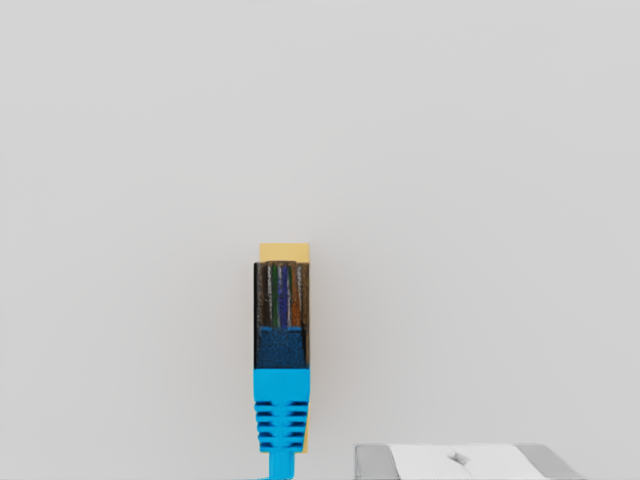
#> input picture esha/ethernet_cable_pick_up/camera_output/yoloe_ref_left_0020.png, 640 x 480 px
$ python label_reference_box.py ../camera_output/yoloe_ref_left_0020.png
#> lines starting #> are read from the running program, lines starting #| are printed output that depends on the picture
#!/usr/bin/env python3
"""Click-and-drag bounding box labeler for building the YOLOE reference
prompt. Run against one or more saved yoloe_ref_*.png images; drag a box
around the connector head in each, and the pixel XYXY coordinates print
to the console when you release the mouse. Close the window to move to
the next image.

Usage:
    python label_reference_box.py camera_output/yoloe_ref_left_0000.png camera_output/yoloe_ref_left_0020.png ...
"""

import sys

import matplotlib.pyplot as plt
import numpy as np
from matplotlib.widgets import RectangleSelector
from PIL import Image


def label_image(image_path: str) -> tuple[float, float, float, float] | None:
#> called with image_path = '../camera_output/yoloe_ref_left_0020.png'
    image = np.asarray(Image.open(image_path).convert("RGB"))
#> image is the input picture: shape (480, 640, 3); mean R, G, B 201.6, 203.5, 203.9
    box: list[float] = []

    fig, ax = plt.subplots()
    ax.imshow(image)
    ax.set_title(f"{image_path}\nDrag a box around the head, then close this window")

    def on_select(eclick, erelease) -> None:
        x1, y1 = eclick.xdata, eclick.ydata
        x2, y2 = erelease.xdata, erelease.ydata
        x1, x2 = sorted((x1, x2))
        y1, y2 = sorted((y1, y2))
        box[:] = [x1, y1, x2, y2]
        print(f"  box (xyxy): ({x1:.1f}, {y1:.1f}, {x2:.1f}, {y2:.1f})")

    selector = RectangleSelector(
        ax,
        on_select,
        useblit=True,
        button=[1],
        minspanx=3,
        minspany=3,
        spancoords="pixels",
        interactive=True,
    )
    plt.show()
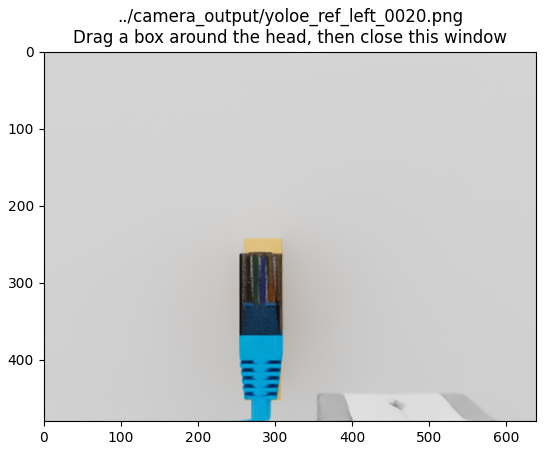
#> figure drawn by matplotlib, 1 panel

    return tuple(box) if box else None


def main() -> None:
    if len(sys.argv) < 2:
        print("Usage: python label_reference_box.py <image1.png> [image2.png ...]")
        sys.exit(1)

    results: dict[str, tuple[float, float, float, float]] = {}
    for path in sys.argv[1:]:
        print(f"\n{path}")
        box = label_image(path)
        if box is None:
            print("  (no box drawn, skipped)")
            continue
        results[path] = box

    print("\n--- reference_boxes_xyxy candidates ---")
    for path, box in results.items():
        print(f"# {path}")
        print(f"({box[0]:.2f}, {box[1]:.2f}, {box[2]:.2f}, {box[3]:.2f}),")


if __name__ == "__main__":
    main()

$ run again, with esha/ethernet_cable_pick_up/camera_output/yoloe_ref_left_0010.png copied over esha/ethernet_cable_pick_up/camera_output/yoloe_ref_left_0020.png
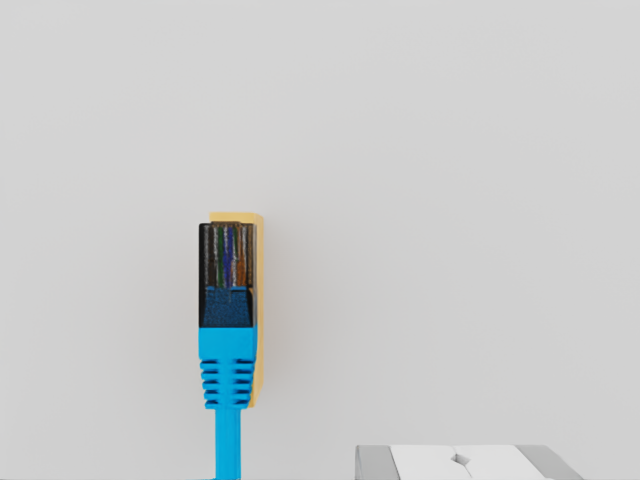
#> input picture esha/ethernet_cable_pick_up/camera_output/yoloe_ref_left_0010.png, 640 x 480 px
#> in label_image, image is the input picture: shape (480, 640, 3); mean R, G, B 201.1, 203.6, 204.1
#> in label_image, `plt.show()`:
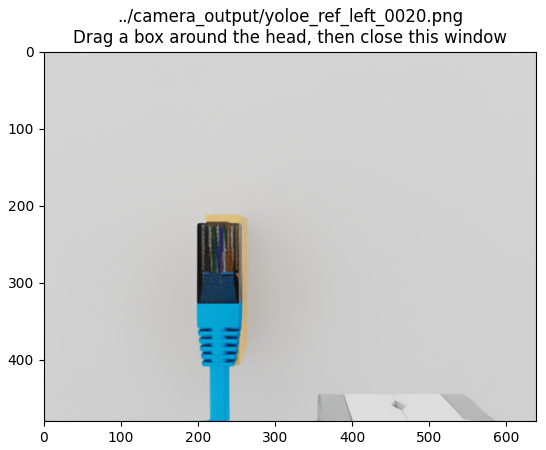
#> figure drawn by matplotlib, 1 panel

$ run again, with esha/ethernet_cable_pick_up/camera_output/yoloe_ref_left_0030.png copied over esha/ethernet_cable_pick_up/camera_output/yoloe_ref_left_0020.png
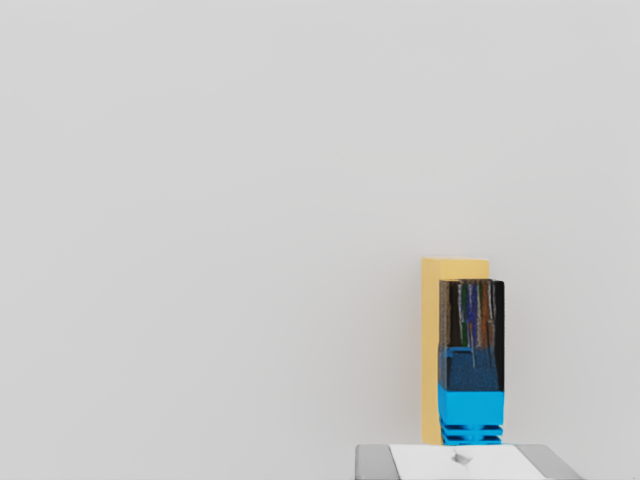
#> input picture esha/ethernet_cable_pick_up/camera_output/yoloe_ref_left_0030.png, 640 x 480 px
#> in label_image, image is the input picture: shape (480, 640, 3); mean R, G, B 202.6, 203.5, 203
#> in label_image, `plt.show()`:
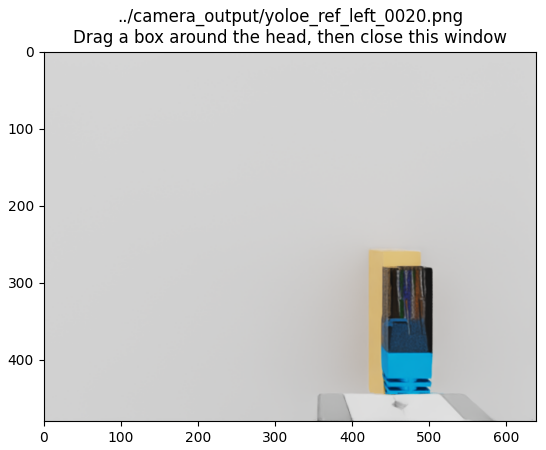
#> figure drawn by matplotlib, 1 panel
